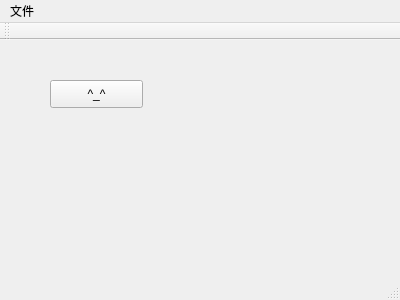
<?xml version="1.0" encoding="UTF-8"?>
<ui version="4.0">
 <class>MainWindow</class>
 <widget class="QMainWindow" name="MainWindow">
  <property name="geometry">
   <rect>
    <x>0</x>
    <y>0</y>
    <width>400</width>
    <height>300</height>
   </rect>
  </property>
  <property name="windowTitle">
   <string>MainWindow</string>
  </property>
  <widget class="QWidget" name="centralWidget">
   <widget class="QPushButton" name="button">
    <property name="geometry">
     <rect>
      <x>50</x>
      <y>40</y>
      <width>93</width>
      <height>28</height>
     </rect>
    </property>
    <property name="text">
     <string>^_^</string>
    </property>
   </widget>
  </widget>
  <widget class="QMenuBar" name="menuBar">
   <property name="geometry">
    <rect>
     <x>0</x>
     <y>0</y>
     <width>400</width>
     <height>26</height>
    </rect>
   </property>
   <widget class="QMenu" name="menu">
    <property name="title">
     <string>文件</string>
    </property>
    <addaction name="actionOprn"/>
    <addaction name="actionSave"/>
   </widget>
   <addaction name="menu"/>
  </widget>
  <widget class="QToolBar" name="mainToolBar">
   <attribute name="toolBarArea">
    <enum>TopToolBarArea</enum>
   </attribute>
   <attribute name="toolBarBreak">
    <bool>false</bool>
   </attribute>
  </widget>
  <widget class="QStatusBar" name="statusBar"/>
  <action name="actionOprn">
   <property name="text">
    <string>open</string>
   </property>
  </action>
  <action name="actionSave">
   <property name="text">
    <string>save</string>
   </property>
  </action>
 </widget>
 <layoutdefault spacing="6" margin="11"/>
 <resources/>
 <connections>
  <connection>
   <sender>button</sender>
   <signal>clicked()</signal>
   <receiver>MainWindow</receiver>
   <slot>close()</slot>
   <hints>
    <hint type="sourcelabel">
     <x>96</x>
     <y>93</y>
    </hint>
    <hint type="destinationlabel">
     <x>199</x>
     <y>149</y>
    </hint>
   </hints>
  </connection>
 </connections>
</ui>
